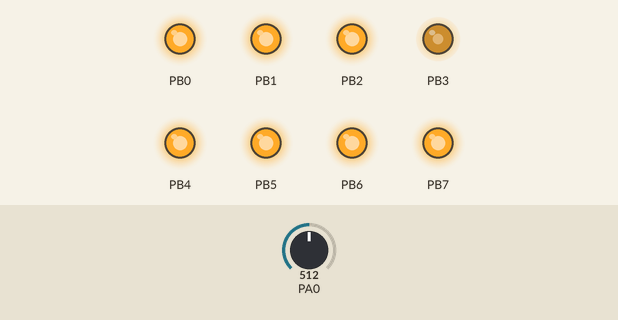
Bench run of a program on a simulated ATmega32, built with avr-gcc and emulated at 8 MHz. Shown: output pins drawn as LEDs (lit = HIGH). Inputs (shaded band) come from the test bench; at power-on: PA0 = 512.

Above: at 1.2 s.
1.3 s: PA0 set to 14
2.8 s: PA0 set to 11
At 4.0 s:
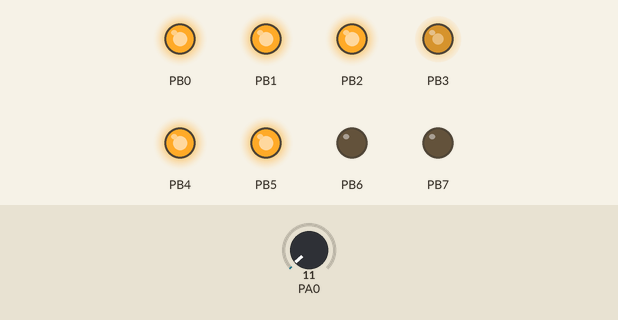
4.3 s: PA0 set to 0
At 4.8 s:
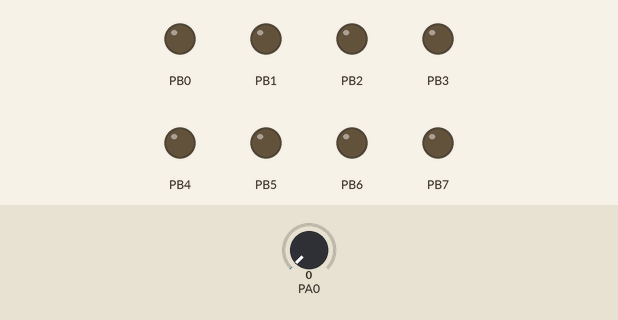
5.8 s: PA0 set to 122
At 6.4 s:
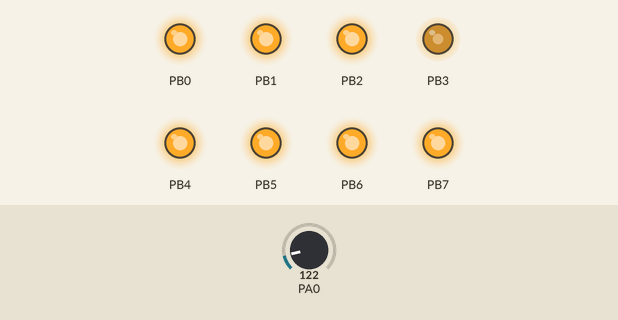
Timing chart, 0 to 8.3 s (numbered marks = the images above; inputs shaded):
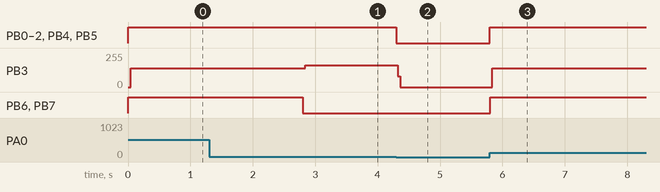

The program:

main.c
```c
/*
 * main.c
 *
 * Project: LDR-Based Automatic LED Control
 * Microcontroller: ATmega32
 *
 * Hardware Connections:
 * LDR Output  -> PA0 / ADC0
 * LED 1       -> PB0
 * LED 2       -> PB1
 * LED 3       -> PB2
 * LED 4       -> PB3
 * LED 5       -> PB4
 * LED 6       -> PB5
 * LED 7       -> PB6
 * LED 8       -> PB7
 */

/* Include standard integer data types */
#include <stdint.h>

/* Include ADC Driver functions and definitions */
#include "Mcal/ADC/ADC_Interface.h"

/* Include LED Driver functions and definitions */
#include "Hal/LED/LED_Interface.h"

/* Define the number of LEDs connected to PORTB */
#define LED_COUNT  8

/* Define ADC thresholds for controlling LEDs */
#define THRESHOLD_1  200
#define THRESHOLD_2  400
#define THRESHOLD_3  600
#define THRESHOLD_4  800

/* Main program entry point */
int main(void)
{
    /* Variable to store the ADC digital reading */
    uint16_t ADC_Value = 0;

    /* Variable to store the ADC function return status */
    uint8_t ADC_Status = 0;

    /* Variable to determine how many LEDs should turn ON */
    uint8_t LED_Number = 0;

    /* Loop counter used to access LED pins */
    uint8_t i = 0;

    /* Initialize all eight LEDs connected to PORTB */
    for(i = 0; i < LED_COUNT; i++)
    {
        /* Initialize the current LED pin */
        Led_Init(DIO_GroupB, i);
    }

    /* Initialize the ADC peripheral */
    ADC_Int();

    /* Enable the ADC module */
    ADC_Enable();

    /* Start the continuous application loop */
    while(1)
    {
        /* Read the LDR analog voltage through ADC Channel 0 */
        ADC_Status = ADC_Read(
                         ADC_SingleEndedChannel0, /* ADC input channel PA0 */
                         &ADC_Value,               /* Address to store ADC result */
                         100000UL                  /* Maximum polling timeout count */
                     );

        /* Check whether the ADC conversion was successful */
        if(ADC_Status == Adc_Ok)
        {
            /* If ADC reading is below 200, turn OFF all LEDs */
            if(ADC_Value < THRESHOLD_1)
            {
                LED_Number = 0;
            }

            /* If ADC reading is from 200 to 399, turn ON 2 LEDs */
            else if(ADC_Value < THRESHOLD_2)
            {
                LED_Number = 2;
            }

            /* If ADC reading is from 400 to 599, turn ON 4 LEDs */
            else if(ADC_Value < THRESHOLD_3)
            {
                LED_Number = 4;
            }

            /* If ADC reading is from 600 to 799, turn ON 6 LEDs */
            else if(ADC_Value < THRESHOLD_4)
            {
                LED_Number = 6;
            }

            /* If ADC reading is 800 or greater, turn ON all 8 LEDs */
            else
            {
                LED_Number = 8;
            }

            /* Loop through all eight LEDs to update their states */
            for(i = 0; i < LED_COUNT; i++)
            {
                /* Check whether the current LED is within the required count */
                if(i < LED_Number)
                {
                    /* Turn ON the current LED */
                    Led_On(DIO_GroupB, i, Led_SourceConnection);
                }

                /* If the LED index is outside the required count */
                else
                {
                    /* Turn OFF the current LED */
                    Led_Off(DIO_GroupB, i, Led_SourceConnection);
                }
            }
        }

        /* If ADC conversion fails */
        else
        {
            /* Loop through all LEDs */
            for(i = 0; i < LED_COUNT; i++)
            {
                /* Turn OFF the current LED as a safe default */
                Led_Off(DIO_GroupB, i, Led_SourceConnection);
            }
        }
    }

    /* Return zero if the program exits */
    return 0;
}
```

Definition.h
```c
/*
 * Definition.h
 *
 *  Created on: Oct 16, 2026
 *      Author: samsung
 */

#ifndef COMMON_DEFINITION_H_
#define COMMON_DEFINITION_H_

//*******************************************
#define NULL         (void*)0
#define NullChar     '\0'

#define Enable 1
#define Disable 0
//*******************************************

#endif /* COMMON_DEFINITION_H_ */
```

LED_Interface.h
```c
/*
 * LED_Interface.h
 *
 *  Created on: Oct 17, 2026
 *      Author: samsung
 */

#ifndef HAL_LED_LED_INTERFACE_H_
#define HAL_LED_LED_INTERFACE_H_

#include <stdint.h>
#include "../../Mcal/DIO/DIO_Interface.h"

#include "Led_Private.h"

void Led_Init(uint8_t LedGroup,uint8_t LedPin);

void Led_On(uint8_t LedGroup,uint8_t LedPin,uint8_t ConnectionType);

void Led_Off(uint8_t LedGroup,uint8_t LedPin,uint8_t ConnectionType);

void Led_Toggle(uint8_t LedGroup,uint8_t LedPin);

#endif /* HAL_LED_LED_INTERFACE_H_ */
```

LED_Program.c
```c
/*
 * LED_Program.c
 *
 *  Created on: Oct 17, 2026
 *      Author: samsung
 */
#include "Led_Interface.h"

void Led_Init(uint8_t LedGroup,uint8_t LedPin)
{
    DIO_DirectionSelectForPin(LedGroup,LedPin,DIO_High);
}

void Led_On(uint8_t LedGroup,uint8_t LedPin,uint8_t ConnectionType)
{
    DIO_WriteForPin(DIO_GroupB,DIO_Pin3,DIO_Low);
    if(ConnectionType==Led_SourceConnection)
    {
        DIO_WriteForPin(LedGroup,LedPin,DIO_High);
    }
    else if (ConnectionType==Led_SinkConnection)
    {
        DIO_WriteForPin(LedGroup,LedPin,DIO_Low);
    }
    else
    {

    }
    DIO_WriteForPin(DIO_GroupB,DIO_Pin3,DIO_High);

}

void Led_Off(uint8_t LedGroup,uint8_t LedPin,uint8_t ConnectionType)
{
    if(ConnectionType==Led_SourceConnection)
    {
        DIO_WriteForPin(LedGroup,LedPin,DIO_Low);
    }
    else if (ConnectionType==Led_SinkConnection)
    {
        DIO_WriteForPin(LedGroup,LedPin,DIO_High);
    }
    else
    {

    }
}

void Led_Toggle(uint8_t LedGroup,uint8_t LedPin)
{
    DIO_ToggleForPin(LedGroup,LedPin);
}
```

BitMath.h
```c
/*
 * BitMath.h
 *
 *  Created on: Oct 16, 2026
 *      Author: samsung
 */

#ifndef COMMON_BITMATH_H_
#define COMMON_BITMATH_H_
//*****************************
#define SetBit(Reg,BitNo)    Reg|=(1<<BitNo)
#define ClearBit(Reg,BitNo)  Reg&=~(1<<BitNo)
#define ToggleBit(Reg,BitNo) Reg^=(1<<BitNo)
#define ReadBit(Reg,BitNo)  (((Reg) >> (BitNo)) & 1)
//*******************************************
//#define ReadBit(Reg,BitNo)  (Reg>>BitNo)&1
//#define ReadBit(Reg, BitNo) (((Reg) >> (BitNo)) & 1U)
#endif /* COMMON_BITMATH_H_ */
```

LED_Private.h
```c
/*
 * LED_Private.h
 *
 *  Created on: Oct 17, 2026
 *      Author: samsung
 */

#ifndef HAL_LED_LED_PRIVATE_H_
#define HAL_LED_LED_PRIVATE_H_

#define Led_SinkConnection     0
#define Led_SourceConnection     1

#endif /* HAL_LED_LED_PRIVATE_H_ */
```

ADC_Config.h
```c
/*
 * ADC_Config.h
 *
 *  Created on: Oct 17, 2026
 *      Author: samsung
 */

#ifndef MCAL_ADC_ADC_CONFIG_H_
#define MCAL_ADC_ADC_CONFIG_H_
#include "ADC_Private.h"

#define ADC_Intstate Enable

//*********************************************
/*ADC_VrefSelection_Option
 * ADC_Aref
 * ADC_AVCC
 * ADC_Internal
 * */
#define ADC_VrefSelection ADC_AVCC
//*****************************************
/*ADC_RightAdjust
 *ADC_LeftAdjust
 */
#define ADC_AdjustSelection ADC_LeftAdjust
//********************************************
/*
    *ADC_DevisionFactor2
	*ADC_DevisionFactor4
	*ADC_DevisionFactor8
	*ADC_DevisionFactor16
	*ADC_DevisionFactor32
	*ADC_DevisionFactor64
	*ADC_DevisionFactor128
 */
#define ADC_DevisionFactorSelection ADC_DevisionFactor16
//***********************************************************
/*
 * ADC_SingleMode
 * ADC_AutoMode
 */
#define ADC_Mode ADC_SingleMode
#if ADC_Mode==ADC_AutoMode
#define ADC_Trigger ADC_FreeRunningMode
#endif

#define ADC_Interrupt_State ADC_InterruptDisable

#endif /* MCAL_ADC_ADC_CONFIG_H_ */
```

ADC_Interface.h
```c
/*
 * ADC_Interface.h
 *
 *  Created on: Oct 17, 2026
 *      Author: samsung
 */
#ifndef MCAL_ADC_ADC_INTERFACE_H_
#define MCAL_ADC_ADC_INTERFACE_H_
/**************************************************/
#include "../../common/BitMath.h"
#include "../../common/Definition.h"
#include "../Atmega_32_Register.h"
#include "ADC_Config.h"
#include "ADC_Private.h"
#include <stdint.h>
//********************************************************
void ADC_Int();
void ADC_DeInt();
void ADC_Enable();
void ADC_Disable();
void ADC_EnableInterrupt();
void ADC_DisableInterrupt();
//**********************************************************

// Polling Function//
uint8_t ADC_Read(uint8_t Channel, uint16_t *DigitalValue , uint32_t MaxTimeOut);
//Interrupt //
uint8_t ADC_StartConversion(uint8_t Channel);
uint8_t ADC_SetCallBack(void(*ADC_PF)(uint16_t Result));
static void ADC_SelectChannel(uint8_t Channel);
uint8_t ADC_GetStatus();

#endif /* MCAL_ADC_ADC_INTERFACE_H_ */
```

ADC_Private.h
```c
/*
 * ADC_Private.h
 *
 *  Created on: Oct 17, 2026
 *      Author: samsung
 */

#ifndef MCAL_ADC_ADC_PRIVATE_H_
#define MCAL_ADC_ADC_PRIVATE_H_

typedef enum
{
	/***ADMUX****/
	MUX0,
	MUX1,
	MUX2,
	MUX3,
	MUX4,
	ADLAR,
	REFS0,
	REFS1,
	/**ADCSRA**/
	ADPS0 =0,
	ADPS1,
	ADPS2,
	ADIE,
	ADIF,
	ADATE,
	ADSC,
	ADEN,
	/**SFIOR**/
	ADTS0 =5,
	ADTS1,
	ADTS2,

}ADC_BitName_t;

typedef enum
{
	ADC_InterruptDisable =0x00,
	ADC_InterruptEnable =0x08,
}ADC_InterruptState_t;

typedef enum
{
	ADC_SingleMode=0x00,
	ADC_AutoMode=0x20,
}ADC_Auto_t;

typedef enum
{
	ADC_Aref =0x00,
	ADC_AVCC =0x40,
	ADC_Internal=0xC0,
}ADC_ArefSelect_t;

typedef enum
{
	ADC_RightAdjust=0x00,
	ADC_LeftAdjust=0x20,
}ADC_AdjustResult_t;
typedef enum
{
	ADC_DevisionFactor2 =1,
	ADC_DevisionFactor4,
	ADC_DevisionFactor8,
	ADC_DevisionFactor16,
	ADC_DevisionFactor32,
	ADC_DevisionFactor64,
	ADC_DevisionFactor128,// the pest for Atmega32
}ADC_PrescalerSelect_t;

typedef enum
{
	Adc_Disable=0x00,
	Adc_Enable=0x80,
}ADC_State_t;

typedef enum
{
	ADC_FreeRunningMode =0x00,
	ADC_AnalogComparator =0x20,
	ADC_EXTI0 =0x40,
	ADC_T0CM =0x60,
	ADC_T0OV =0x80,
	ADC_T1CMB =0xA0,
	ADC_T1OV =0xC0,
	ADC_T1CaptureEvent =0xE0,
}ADC_Auto_Trigger_Select_t;

typedef enum
{
	ADC_SingleEndedChannel0,
	ADC_SingleEndedChannel1,
	ADC_SingleEndedChannel2,
	ADC_SingleEndedChannel3,
	ADC_SingleEndedChannel4,
	ADC_SingleEndedChannel5,
	ADC_SingleEndedChannel6,
	ADC_SingleEndedChannel7,
}ADC_Channel_t;

typedef enum
{
    /* Differential Input with Gain 10x */
    ADC_Diff_ADC0_ADC0_Gain10 = 0x08,
    ADC_Diff_ADC1_ADC0_Gain10 = 0x09,
    ADC_Diff_ADC2_ADC2_Gain10 = 0x0C,
    ADC_Diff_ADC3_ADC2_Gain10 = 0x0D,

    /* Differential Input with Gain 200x */
    ADC_Diff_ADC0_ADC0_Gain200 = 0x0A,
    ADC_Diff_ADC1_ADC0_Gain200 = 0x0B,
    ADC_Diff_ADC2_ADC2_Gain200 = 0x0E,
    ADC_Diff_ADC3_ADC2_Gain200 = 0x0F,

    /* Differential Input with Gain 1x */
    ADC_Diff_ADC0_ADC1_Gain1 = 0x10,
    ADC_Diff_ADC1_ADC1_Gain1 = 0x11,
    ADC_Diff_ADC2_ADC1_Gain1 = 0x12,
    ADC_Diff_ADC3_ADC1_Gain1 = 0x13,
    ADC_Diff_ADC4_ADC1_Gain1 = 0x14,
    ADC_Diff_ADC5_ADC1_Gain1 = 0x15,
    ADC_Diff_ADC6_ADC1_Gain1 = 0x16,
    ADC_Diff_ADC7_ADC1_Gain1 = 0x17,

    ADC_Diff_ADC0_ADC2_Gain1 = 0x18,
    ADC_Diff_ADC1_ADC2_Gain1 = 0x19,
    ADC_Diff_ADC2_ADC2_Gain1 = 0x1A,
    ADC_Diff_ADC3_ADC2_Gain1 = 0x1B,
    ADC_Diff_ADC4_ADC2_Gain1 = 0x1C,
    ADC_Diff_ADC5_ADC2_Gain1 = 0x1D,

} ADC_SelectChannelDifferential_t;

typedef enum
{
	ADC_TriggerMask = 0xE0,
	ADC_ChannelMask = 0x1F,
}ADC_MaskinValue_t;

typedef enum
{
	ADC_Uninitialized,
	ADC_Idel,
	ADC_Busy,
}ADC_DriverState;

typedef enum
{
	Adc_Ok,
	Adc_NullPointerErr,
	ADC_InvalidChannelErr,
	ADC_TimeOutErr,
	ADC_NotInitializedErr,
}ADC_ErrorState;
#endif /* MCAL_ADC_ADC_PRIVATE_H_ */
```

ADC_Program.c
```c
/*
 * ADC_Program.c
 *
 *  Created on: Oct 17, 2026
 *      Author: samsung
 */

//*****************************************************
#include"ADC_Interface.h"

//***************************************
static uint8_t Adc_State = ADC_Uninitialized;
void ADC_Int()
{
	/*Pseudo-code & steps
	 * 1. Configure voltage reference , result adjust
	 * 2. configure control and status register for enable , mode , prescalle
	 * 3. configure trigger source if Auto Mode Selected
	 * */
	if (Adc_State != ADC_Uninitialized)
	{
		return;
	}
	/*
	 * config ADMUX : Voltage Adjust
	 * BitMath => (Reg = Reg&~Mask|Value)
	 * ADMUX => 1 1 1 0 0 0 0
	 * */
	ADMUX_Reg = ADC_VrefSelection|ADC_AdjustSelection;
	/*
	 *config ADCSRA : Enable , Interrupt , Mode , Prescaler
	 *
	 * */
	ADCSRA_Reg = ADC_Intstate|ADC_Mode|ADC_Interrupt_State|ADC_DevisionFactorSelection;
	/*
	 * configration of SFIOR : configure Trigger Source if Auto Mode select
	 * SFIOR =>7 6 5 anoter use in another perfiral
	 * BitMask = Reg=Reg&~Mask
	 * ADC_TriggerMask = 1110 0000
	 * */
	#if  ADC_Mode == ADC_AutoMode
	SFIOR_Reg = (SFIOR_Reg & ~ ADC_TriggerMask)|ADC_Trigger;
	#endif
	Adc_State = ADC_Idel;
}
void ADC_DeInt()
{
	/*   Pesoud code dn steps
	 * 1. Clear the ADC Conversion Complet Flag ADIF
	 * 2.Disable ADC Interrupt
	 * 3.Disable ADC Perifrial
	 * 4.Rest Drive State To Uninitialized
	 * 5.
	 * */

}
void ADC_Enable()
{
	SetBit(ADCSRA_Reg, ADEN);
}
void ADC_Disable()
{
	ClearBit(ADCSRA_Reg, ADEN);
}
void ADC_EnableInterrupt()
{
	SetBit(ADCSRA_Reg, ADIE);
}
void ADC_DisableInterrupt()
{
	ClearBit(ADCSRA_Reg, ADIE);
}

uint8_t ADC_Read(uint8_t Channel, uint16_t *DigitalValue , uint32_t MaxTimeOut)
{
	//**********************
	/* pseudo-code & Steps:
	     * //! 1. Validate Pointer  & Validate Range & Driver State
	     * //! 2. Select Channel
	     * //! 3. Start Conversion
	     * //! 3. Update the Driver State to Busy
	     * //! 3. Start Conversion
	     *
	     * */
	uint32_t LocalTimeOut = 0;
	if (DigitalValue==NULL)
	{
		return Adc_NullPointerErr;
	}
	if(Channel>ADC_SingleEndedChannel7)
	{
		return ADC_InvalidChannelErr;
	}
	if(Adc_State==ADC_Uninitialized)
	{
		return ADC_NotInitializedErr;
	}
	ADC_SelectChannel(Channel);
	SetBit(ADCSRA_Reg,ADSC);
	Adc_State=ADC_Busy;
	//wating until conversion Finish ->flag

	while(ReadBit(ADCSRA_Reg , ADIF)==0)
	{
		if(LocalTimeOut>=MaxTimeOut)
		{
			Adc_State = ADC_Idel;
			return ADC_TimeOutErr;
		}
		LocalTimeOut++;
	}
	//Clear Flag Manul
	SetBit(ADCSRA_Reg,ADIF);
	//Return Value
	*DigitalValue = ADCData_Reg;
	Adc_State = ADC_Idel;
	return Adc_Ok;


}
//*********************************************
/*uint8_t ADC_StartConversion(uint8_t Channel)
{
	***********************
}*/
//*************************************************
/*uint8_t ADC_SetCallBack(void(*ADC_PF)(uint16_t Result))
{
	**********************
}*/
//***********************************************
static void ADC_SelectChannel(uint8_t Channel)
{
	/*Pseudo-code & steps
		 * 1. Clear Channel in ADMUX (4:0)
		 * 2. Mack sure The Channel Var with in Range (31 : 0)
		 * 3. Apply the new channel
		 * */
	ADMUX_Reg=(ADMUX_Reg&~ADC_ChannelMask)|(Channel&ADC_ChannelMask);
}
//************************************************************************************
uint8_t ADC_GetStatus()
{
    return Adc_State;
}
```

Atmega_32_Register.h
```c
/*
 * Atmega_32_Register.h
 *
 *  Created on: Oct 16, 2026
 *      Author: samsung
 */

#ifndef MCAL_ATMEGA_32_REGISTER_H_
#define MCAL_ATMEGA_32_REGISTER_H_

#include <stdint.h>

#define _SetAddress8bit(Addrress)   *((volatile uint8_t*)Addrress)
#define _SetAddress16bit(Addrress)  *((volatile uint16_t*)Addrress)
#define _SetAddress32bit(Addrress)  *((volatile uint32_t*)Addrress)


/*=================================================*/
//Defintion of PORT A REGISTER:
/*==================================================*/
#define DDRA_Reg    *((volatile uint8_t*)0x3A)
#define PORTA_Reg   *((volatile uint8_t*)0x3B)
#define PINA_Reg    *((volatile uint8_t*)0x39)
/*====================================================*/
//Defintion of PORTB REGISTER:
/*===================================================*/
#define DDRB_Reg    *((volatile uint8_t*)0x37)
#define PORTB_Reg   *((volatile uint8_t*)0x38)
#define PINB_Reg    *((volatile uint8_t*)0x36)
/*===========================================*/
// DEFINTION OF PORTC REGISER::::::::::::::::::
/*============================================*/
#define DDRC_Reg    *((volatile uint8_t*)0x34)
#define PORTC_Reg   *((volatile uint8_t*)0x35)
#define PINC_Reg    *((volatile uint8_t*)0x33)
/*=============================================*/
//DEFINTION OF PORT D REGISTER
/*============================================*/
#define DDRD_Reg    *((volatile uint8_t*)0x31)
#define PORTD_Reg   *((volatile uint8_t*)0x32)
#define PIND_Reg    *((volatile uint8_t*)0x30)
/*==========================================================
 * DEFINTION OF INTRUPT REGITER
 * ==========================================================*/
#define MCUCR_Reg    *((volatile uint8_t*)0x55)
#define MCUCSR_Reg   *((volatile uint8_t*)0x54)
#define GICR_Reg     *((volatile uint8_t*)0x5B)
#define GIFR_Reg     *((volatile uint8_t*)0x5A)

/*==================================================
*The AVR Status Register   SREG -
==================================================*/

#define SREG_Reg    *((volatile uint8_t*)0x5F)

/*======================================================
 * ADC REGISTER
 * =======================================================*/
#define ADMUX_Reg     *((volatile uint8_t*)0x27)
#define ADCSRA_Reg    *((volatile uint8_t*)0x26)
#define ADCH_Reg      *((volatile uint8_t*)0x25)
#define ADCL_Reg      *((volatile uint8_t*)0x24)
#define ADCData_Reg  _SetAddress16bit(0x24)
#define SFIOR_Reg     *((volatile uint8_t*)0x50)

/*============================================
 * Timer 0 Registers
 * =========================================*/

#define TCCR0_Reg     *((volatile uint8_t*)0x53)
#define TCNT0_Reg     *((volatile uint8_t*)0x52)
#define OCR0_Reg     *((volatile uint8_t*)0x5C)

/*==============================================
 *   Timer 2 Register
 ================================================*/

#define TCCR2_Reg     *((volatile uint8_t*)0x45)
#define TCNT2_Reg     *((volatile uint8_t*)0x44)
#define OCR2_Reg     *((volatile uint8_t*)0x43)

/*====================================
 * Timer 1 Register
 ======================================*/

#define TCCR1A_Reg     *((volatile uint8_t*)0x4F)
#define TCCR1B_Reg     *((volatile uint8_t*)0x4E)
#define TCNT1_Reg     *((volatile uint8_t*)0x4C)
#define OCR1A_Reg     *((volatile uint8_t*)0x4A)
#define OCR1B_Reg     *((volatile uint8_t*)0x48)
#define ICR1_Reg     *((volatile uint8_t*)0x46)

/*=======================================
 *
 =========================================*/


#define TIMSk_Reg    *((volatile uint8_t*)0x59)
#define TIFR_Reg     *((volatile uint8_t*)0x58)


#endif /* MCAL_ATMEGA_32_REGISTER_H_ */
```

DIO_Config.h
```c
/*
 * DIO_Config.h
 *
 *  Created on: Oct 16, 2026
 *      Author: samsung
 */

#ifndef MCAL_DIO_DIO_CONFIG_H_
#define MCAL_DIO_DIO_CONFIG_H_


#endif /* MCAL_DIO_DIO_CONFIG_H_ */
```

Source omitted: DIO_Interface.h (1311 bytes), DIO_Private.h (654 bytes), DIO_Program.c (4759 bytes)

Measured:
- the behaviour switches between 13 and 12 on PA0 (found by bisection; images 0 and 1)
- after the input at 1.3 s, every drawn part: stays the same
- after the input at 2.8 s, PB3: 142/255 → 164/255 at once; PB6, PB7: HIGH → LOW at once
- after the input at 4.3 s, PB0–2, PB4, PB5: HIGH → LOW at once; PB3: 164/255 → 0/255 at once
- after the input at 5.8 s, PB0–2, PB4–7: LOW → HIGH at once; PB3: 0/255 → 142/255 at once
